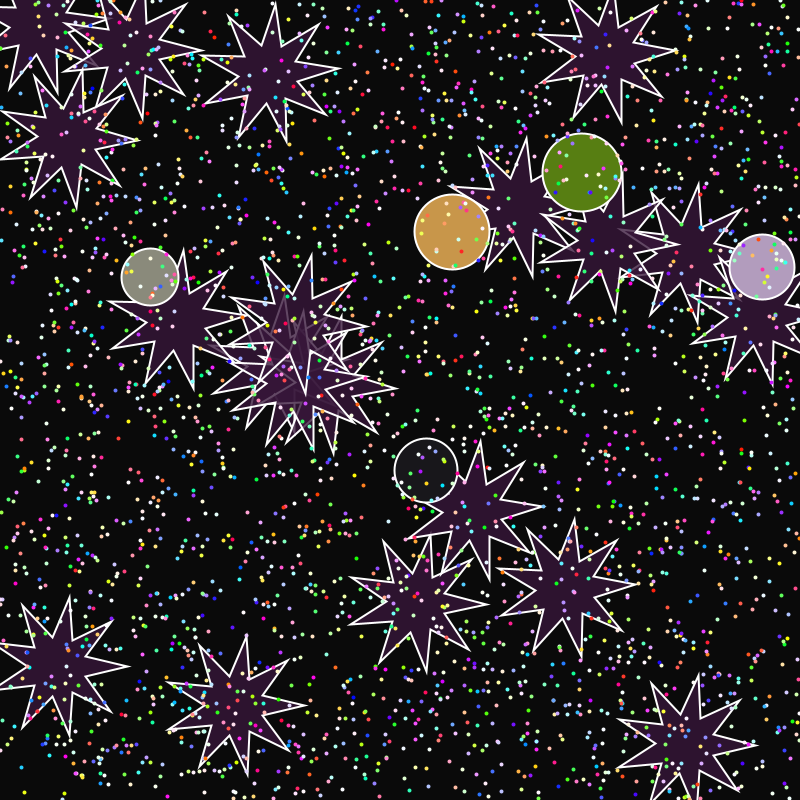
Frame 1 (no input)
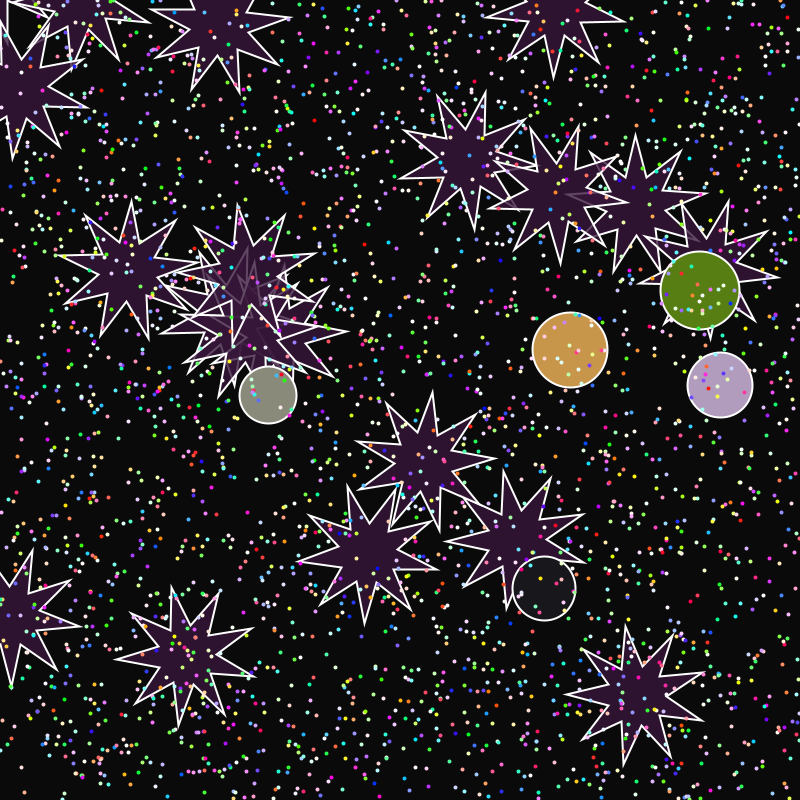
Frame 60 (the mouse pressed at the canvas centre just before this capture)
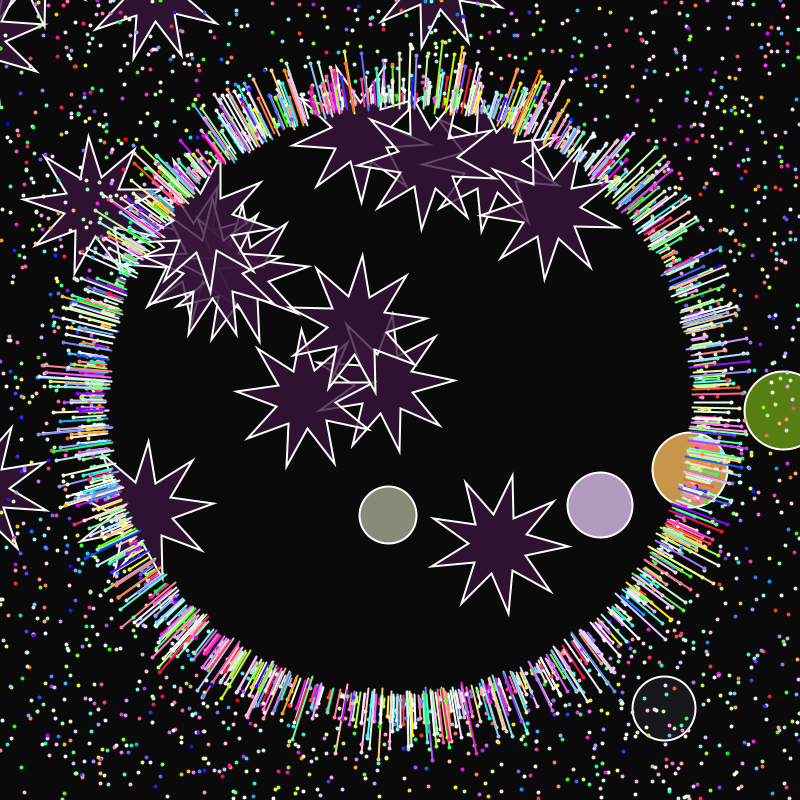
Frame 120 (the mouse held since frame 60 and released just before this capture)

The Processing sketch that drew these frames (run headless with seeded random() and noise(); from frame 60 on, the mouse is pressed at the canvas centre):

// Processing sketch: group21_assignment_6
// ── group21_assignment_6.pde
// Comet global variables
float max_vel = 15.0;
float max_accel = 0.5;
Comet comet;
int cometCount = 3000;
Comet[] comets = new Comet[cometCount];
color globalHue;
Star[] stars;
Planet[] planets;
int num_planets = 5;
// placeholder

// placeholder

void setup() {
 size (800, 800);
 colorMode(HSB, 255);
 sphereDetail(16);
 stars = new Star[20];
 for(int i = 0; i < 20; i++){
    PVector s = new PVector(random(0, width), random(0, height));
    stars[i] = new Star(s);
 }
 planets = new Planet[num_planets];
 for (int i = 0; i < num_planets; i++) {
    PVector position = new PVector(random(0,width), random(0, height));
    float radius = random(40, 80);
    planets[i] = new Planet(position, radius);
 }
 noStroke();
 fill(0,255,255);
 reset();
}

void draw() {
 background(10);
 lights();
 for (int i = 0; i < 20; i++) {
    stars[i].putforce(stars[i].goTo(mouseX, mouseY));
    stars[i].activate();
  }
 for (int i = 0; i < num_planets; i++) {
    planets[i].applyforces();
    planets[i].display();
  }
 // Draw calls for comets
 for(int i = 0; i < 3000; i++) {
  comets[i].move();
  stroke(random(0, 255), random(0, 255), 255);
  //Vector shift
  PVector newPos = comets[i].pos.copy();
  newPos.sub(comets[i].lastPos);
  newPos.mult(15);
  newPos.add(comets[i].pos);
  
  line(newPos.x, newPos.y, comets[i].pos.x, comets[i].pos.y);
  circle(newPos.x, newPos.y, 2);
 }
 
 // placeholder
 
 // placeholder
 
}

void mouseClicked() {
  for(int i = 0; i < num_planets; i++) {
      planets[i].warp();
    }
 reset(); 
}

// Resets comet animiation
void reset() {
 globalHue = int(random(255));
 
 for(int i = 0; i < 3000; i++) {
  comets[i] = new Comet(random(width), random(height)); 
 }
 
 // Mouse Delay
 mouseX = -9999;
 mouseY = -9999;
 
 background(10);
 
}

// ── Comet.pde
public class Comet {
  PVector lastPos;
  PVector pos;
  PVector vel;
  PVector acc;
  PVector drag;
  color hue;
  color bright;
  
  //initialize
  Comet(float x, float y) {
    this.lastPos = new PVector (x,y);
    this.pos = new PVector(x,y);
    this.vel = new PVector(0, 0);
    this.vel.mult(random(0.1));
    this.acc = new PVector(0, 0);
    this.drag = new PVector(0.98, .99);
    this.hue = int(random(-40, 40) % 255); 
  }
  
  //movement function
  void move() {
   this.lastPos.x = this.pos.x;
   this.lastPos.y = this.pos.y;
   
   // add air drag
   this.vel.mult(this.drag.x);
   
   // push away from mouse
   float mouseDist = dist(this.pos.x, this.pos.y, mouseX, mouseY);
   float mouseThresh = 300;
   
   float mult = 0.001;
   if(mousePressed && mouseButton == CENTER) {
    mult *= -1; 
   }
   
   //normalize mouse push effect
   if(mouseDist < mouseThresh) {
     PVector push = new PVector(this.pos.x, this.pos.y);
     push.sub(new PVector(mouseX, mouseY));
     push.normalize();
     push.mult((mouseThresh - mouseDist) * mult);
     this.acc.add(push);
   }
   
   //Move comet
   this.vel.add(this.acc);
   this.vel.limit(6);
   this.pos.add(this.vel);
   this.acc.mult(0);
   
   //Checks borders
   if(this.pos.x < 0) {
    this.pos.x = width;
    this.lastPos.x = width;
   }
   else if(this.pos.x > width) {
    this.pos.x = 0;
    this.lastPos.x = 0;
   }
   
   if(this.pos.y < 0) {
    this.pos.y = height;
    this.lastPos.y = height;
   }
    else if(this.pos.y > height) {
     this.pos.y = 0;
     this.lastPos.y = 0;
    }
   }
   
  }

// ── Planet.pde
class Planet {
  PVector pos, v, a;
  float r, m, inc, ang;
  color c;
  int dir_x = 1;
  int dir_y = 1;
  float k = .7;
  
  Planet(PVector p, float radius) {
    pos = p.get();
    r = radius;
    c = color(random(255), random(255), random(255));
    m = random(.2,2);
    v = new PVector();
    a = new PVector();
    //ang =  0;
    //inc = random(-.001, .001);
  }
  
  void display()  {
    if (pos.x > width) {
      dir_x = 0;
    }
    if (pos.x < 0) {
      dir_x = 1;
    }
    if (pos.y > height) {
      dir_y = 0;
    }
    if (pos.y < 0) {
      dir_y = 1;
    }
    
    if (dir_x == 1) {
      pos.x += 2;
    }
    if (dir_x == 0) {
      pos.x -= 2;
    }
    
    if (dir_y == 1) {
      pos.y += 2;
    }
    if (dir_y == 0) {
      pos.y -= 2;
    }
    
    fill(c);
    ellipse(pos.x, pos.y, r, r);
  }
  
  void applyforces() {
    v.add(a);
    v.limit(4);
    pos.add(v);
    a.mult(0);
  }
  //warps the planets to a different location on the screen
  //and changes its color
  void warp() {
    pos.x = random(0, width);
    pos.y = random(0, height);
    c = color(random(255), random(255), random(255));
  }
}

// ── Star.pde
//https://processing.org/examples/simpleparticlesystem.html
//
class Star {
  PVector acceleration;
  PVector velocity;
  PVector position;
  float mass;
  float increment;
  float angle;
  color c;

  Star(PVector p) {
    position=p.get();
    acceleration =new PVector();
    velocity =new PVector();
    mass = random(.1, 1);
    increment = random(-.0015, .0015);
    angle=0;
    c = color(210,155, 58);
  }

  void activate() {
    move();
    createshape();
  }

  void move() {
    velocity.add(acceleration);
    velocity.limit(5);
    position.add(velocity);
    acceleration.mult(0.12);
  }

  void createshape() {
    fill(c, 200);
    stroke(255);
    strokeWeight(2);

    angle = angle+increment;
    pushMatrix();
    translate(position.x, position.y);
    rotate(degrees(angle));
    beginShape();
    float angle = TWO_PI / 9;
    float halfAngle = angle/2.0;
    for (float a= 0; a < TWO_PI; a+=angle) {
      float sx= 0 + cos(a)*70;
      float sy= 0 + sin(a)*70;
      vertex(sx, sy);
      sx = 0 + cos(a+halfAngle)*30;
      sy = 0 + sin(a+halfAngle)*30;
    vertex(sx, sy);
    }
    endShape(CLOSE);
    popMatrix();
  }

  void putforce(PVector force) {
    PVector pf = PVector.div(force, mass);
    acceleration.add(pf);
  }
  PVector goTo(float x, float y) {
    PVector positionofmouse = new PVector(x, y);
    PVector direction = PVector.sub(positionofmouse, position);
    float distance = direction.mag();
    distance = constrain(distance, 10, 30);
    direction.normalize();
    float combined = (30*mass)/(distance*distance);
    direction.mult(combined);
    return direction;
  }
}
